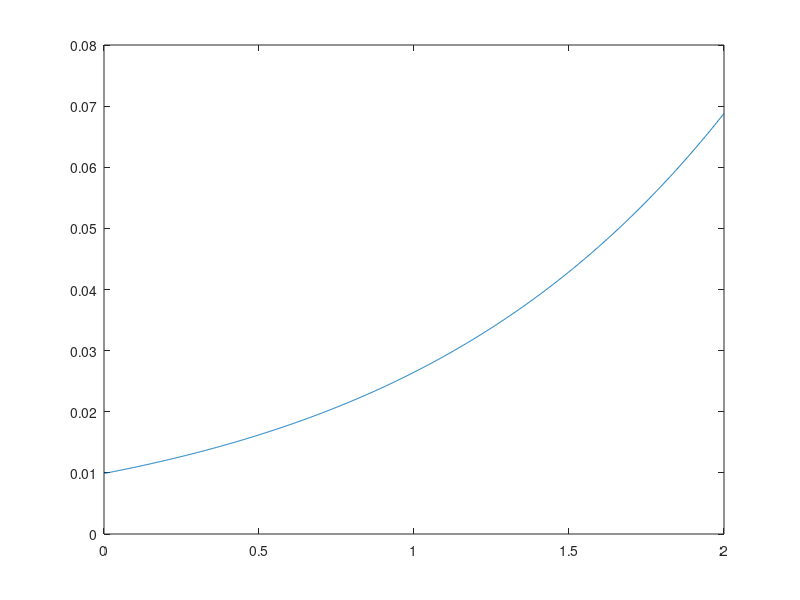

The MATLAB source for this figure:
function [  ] = TEST(  )
%TEST Summary of this function goes here
%   Detailed explanation goes here

x = linspace(0,2,1100);

a = 100;
b = 1;
y = 1./(1+a*exp(-x)).^b;

plot(x,y)

end

